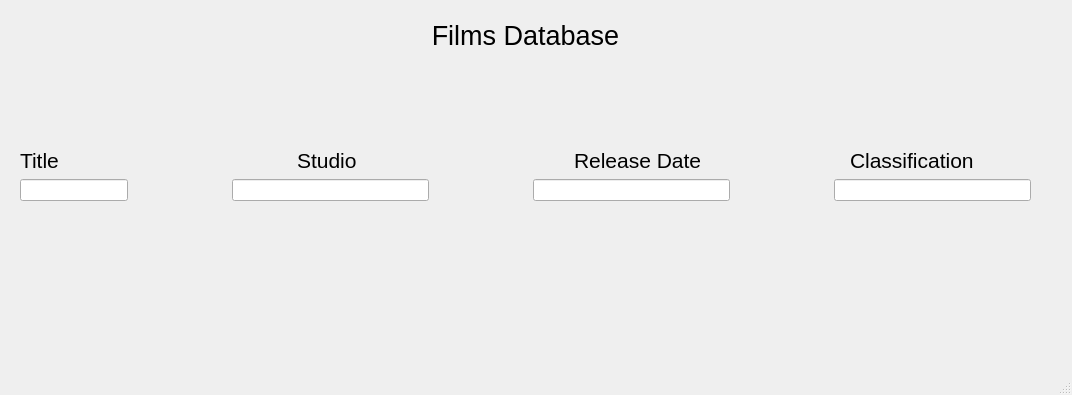
<?xml version="1.0" encoding="UTF-8"?>
<ui version="4.0">
 <class>MainWindow</class>
 <widget class="QMainWindow" name="MainWindow">
  <property name="geometry">
   <rect>
    <x>0</x>
    <y>0</y>
    <width>1072</width>
    <height>395</height>
   </rect>
  </property>
  <property name="windowTitle">
   <string>MainWindow</string>
  </property>
  <widget class="QWidget" name="centralwidget">
   <widget class="QWidget" name="verticalLayoutWidget">
    <property name="geometry">
     <rect>
      <x>20</x>
      <y>20</y>
      <width>1011</width>
      <height>181</height>
     </rect>
    </property>
    <layout class="QVBoxLayout" name="verticalLayout">
     <item>
      <layout class="QVBoxLayout" name="verticalLayout_2">
       <item>
        <widget class="QLabel" name="label">
         <property name="font">
          <font>
           <pointsize>20</pointsize>
          </font>
         </property>
         <property name="text">
          <string>Films Database</string>
         </property>
         <property name="alignment">
          <set>Qt::AlignCenter</set>
         </property>
        </widget>
       </item>
       <item>
        <spacer name="verticalSpacer">
         <property name="orientation">
          <enum>Qt::Vertical</enum>
         </property>
         <property name="sizeHint" stdset="0">
          <size>
           <width>20</width>
           <height>40</height>
          </size>
         </property>
        </spacer>
       </item>
       <item>
        <layout class="QHBoxLayout" name="horizontalLayout" stretch="2,1,2,1,2,1,2">
         <item>
          <widget class="QLabel" name="titleField">
           <property name="font">
            <font>
             <pointsize>16</pointsize>
            </font>
           </property>
           <property name="text">
            <string>Title</string>
           </property>
          </widget>
         </item>
         <item>
          <spacer name="horizontalSpacer">
           <property name="orientation">
            <enum>Qt::Horizontal</enum>
           </property>
           <property name="sizeHint" stdset="0">
            <size>
             <width>40</width>
             <height>20</height>
            </size>
           </property>
          </spacer>
         </item>
         <item>
          <widget class="QLabel" name="studioField">
           <property name="font">
            <font>
             <pointsize>16</pointsize>
            </font>
           </property>
           <property name="text">
            <string>Studio</string>
           </property>
          </widget>
         </item>
         <item>
          <spacer name="horizontalSpacer_2">
           <property name="orientation">
            <enum>Qt::Horizontal</enum>
           </property>
           <property name="sizeHint" stdset="0">
            <size>
             <width>40</width>
             <height>20</height>
            </size>
           </property>
          </spacer>
         </item>
         <item>
          <widget class="QLabel" name="releaseField">
           <property name="font">
            <font>
             <pointsize>16</pointsize>
            </font>
           </property>
           <property name="text">
            <string>Release Date</string>
           </property>
          </widget>
         </item>
         <item>
          <spacer name="horizontalSpacer_3">
           <property name="orientation">
            <enum>Qt::Horizontal</enum>
           </property>
           <property name="sizeHint" stdset="0">
            <size>
             <width>40</width>
             <height>20</height>
            </size>
           </property>
          </spacer>
         </item>
         <item>
          <widget class="QLabel" name="classificationField">
           <property name="font">
            <font>
             <pointsize>16</pointsize>
            </font>
           </property>
           <property name="text">
            <string>Classification</string>
           </property>
          </widget>
         </item>
        </layout>
       </item>
      </layout>
     </item>
     <item>
      <layout class="QHBoxLayout" name="horizontalLayout_2" stretch="0,1,2,1,2,1,2">
       <item>
        <widget class="QLineEdit" name="titleValue"/>
       </item>
       <item>
        <spacer name="horizontalSpacer_4">
         <property name="orientation">
          <enum>Qt::Horizontal</enum>
         </property>
         <property name="sizeHint" stdset="0">
          <size>
           <width>40</width>
           <height>20</height>
          </size>
         </property>
        </spacer>
       </item>
       <item>
        <widget class="QLineEdit" name="studioValue"/>
       </item>
       <item>
        <spacer name="horizontalSpacer_5">
         <property name="orientation">
          <enum>Qt::Horizontal</enum>
         </property>
         <property name="sizeHint" stdset="0">
          <size>
           <width>40</width>
           <height>20</height>
          </size>
         </property>
        </spacer>
       </item>
       <item>
        <widget class="QLineEdit" name="releaseDataValue"/>
       </item>
       <item>
        <spacer name="horizontalSpacer_6">
         <property name="orientation">
          <enum>Qt::Horizontal</enum>
         </property>
         <property name="sizeHint" stdset="0">
          <size>
           <width>40</width>
           <height>20</height>
          </size>
         </property>
        </spacer>
       </item>
       <item>
        <widget class="QLineEdit" name="classificationValue"/>
       </item>
      </layout>
     </item>
    </layout>
   </widget>
  </widget>
  <widget class="QMenuBar" name="menubar">
   <property name="geometry">
    <rect>
     <x>0</x>
     <y>0</y>
     <width>1072</width>
     <height>21</height>
    </rect>
   </property>
  </widget>
  <widget class="QStatusBar" name="statusbar"/>
 </widget>
 <resources/>
 <connections/>
</ui>
